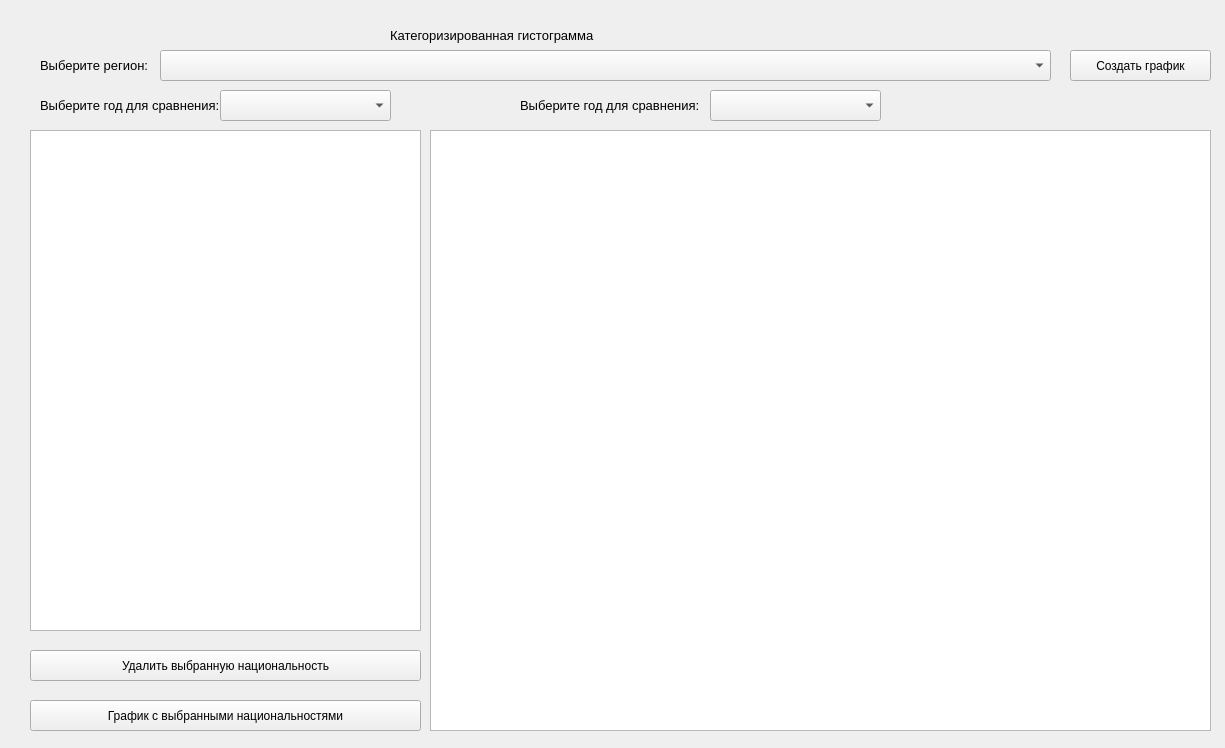
<?xml version="1.0" encoding="UTF-8"?>
<ui version="4.0">
 <class>Form</class>
 <widget class="QWidget" name="Form">
  <property name="geometry">
   <rect>
    <x>0</x>
    <y>0</y>
    <width>1225</width>
    <height>748</height>
   </rect>
  </property>
  <property name="windowTitle">
   <string>Form</string>
  </property>
  <widget class="QLabel" name="label">
   <property name="geometry">
    <rect>
     <x>390</x>
     <y>10</y>
     <width>371</width>
     <height>51</height>
    </rect>
   </property>
   <property name="text">
    <string>&lt;html&gt;&lt;head/&gt;&lt;body&gt;&lt;p&gt;&lt;span style=&quot; font-size:10pt;&quot;&gt;Категоризированная гистограмма &lt;/span&gt;&lt;/p&gt;&lt;/body&gt;&lt;/html&gt;</string>
   </property>
  </widget>
  <widget class="QLabel" name="label_2">
   <property name="geometry">
    <rect>
     <x>40</x>
     <y>50</y>
     <width>111</width>
     <height>31</height>
    </rect>
   </property>
   <property name="text">
    <string>&lt;html&gt;&lt;head/&gt;&lt;body&gt;&lt;p&gt;&lt;span style=&quot; font-size:10pt;&quot;&gt;Выберите регион: &lt;/span&gt;&lt;/p&gt;&lt;/body&gt;&lt;/html&gt;</string>
   </property>
  </widget>
  <widget class="QComboBox" name="comboBox">
   <property name="geometry">
    <rect>
     <x>160</x>
     <y>50</y>
     <width>891</width>
     <height>31</height>
    </rect>
   </property>
  </widget>
  <widget class="QPushButton" name="pushButton">
   <property name="geometry">
    <rect>
     <x>1070</x>
     <y>50</y>
     <width>141</width>
     <height>31</height>
    </rect>
   </property>
   <property name="text">
    <string>Создать график</string>
   </property>
  </widget>
  <widget class="QTableView" name="tableView">
   <property name="geometry">
    <rect>
     <x>30</x>
     <y>130</y>
     <width>391</width>
     <height>501</height>
    </rect>
   </property>
  </widget>
  <widget class="QPushButton" name="pushButton_2">
   <property name="geometry">
    <rect>
     <x>30</x>
     <y>650</y>
     <width>391</width>
     <height>31</height>
    </rect>
   </property>
   <property name="text">
    <string>Удалить выбранную национальность</string>
   </property>
  </widget>
  <widget class="QPushButton" name="pushButton_3">
   <property name="geometry">
    <rect>
     <x>30</x>
     <y>700</y>
     <width>391</width>
     <height>31</height>
    </rect>
   </property>
   <property name="text">
    <string>График с выбранными национальностями</string>
   </property>
  </widget>
  <widget class="QGraphicsView" name="graphicsView">
   <property name="geometry">
    <rect>
     <x>430</x>
     <y>130</y>
     <width>781</width>
     <height>601</height>
    </rect>
   </property>
  </widget>
  <widget class="QLabel" name="label_3">
   <property name="geometry">
    <rect>
     <x>40</x>
     <y>90</y>
     <width>191</width>
     <height>31</height>
    </rect>
   </property>
   <property name="text">
    <string>&lt;html&gt;&lt;head/&gt;&lt;body&gt;&lt;p&gt;&lt;span style=&quot; font-size:10pt;&quot;&gt;Выберите год для сравнения: &lt;/span&gt;&lt;/p&gt;&lt;/body&gt;&lt;/html&gt;</string>
   </property>
  </widget>
  <widget class="QLabel" name="label_4">
   <property name="geometry">
    <rect>
     <x>520</x>
     <y>90</y>
     <width>191</width>
     <height>31</height>
    </rect>
   </property>
   <property name="text">
    <string>&lt;html&gt;&lt;head/&gt;&lt;body&gt;&lt;p&gt;&lt;span style=&quot; font-size:10pt;&quot;&gt;Выберите год для сравнения: &lt;/span&gt;&lt;/p&gt;&lt;/body&gt;&lt;/html&gt;</string>
   </property>
  </widget>
  <widget class="QComboBox" name="comboBox_2">
   <property name="geometry">
    <rect>
     <x>220</x>
     <y>90</y>
     <width>171</width>
     <height>31</height>
    </rect>
   </property>
  </widget>
  <widget class="QComboBox" name="comboBox_3">
   <property name="geometry">
    <rect>
     <x>710</x>
     <y>90</y>
     <width>171</width>
     <height>31</height>
    </rect>
   </property>
  </widget>
 </widget>
 <resources/>
 <connections/>
</ui>
